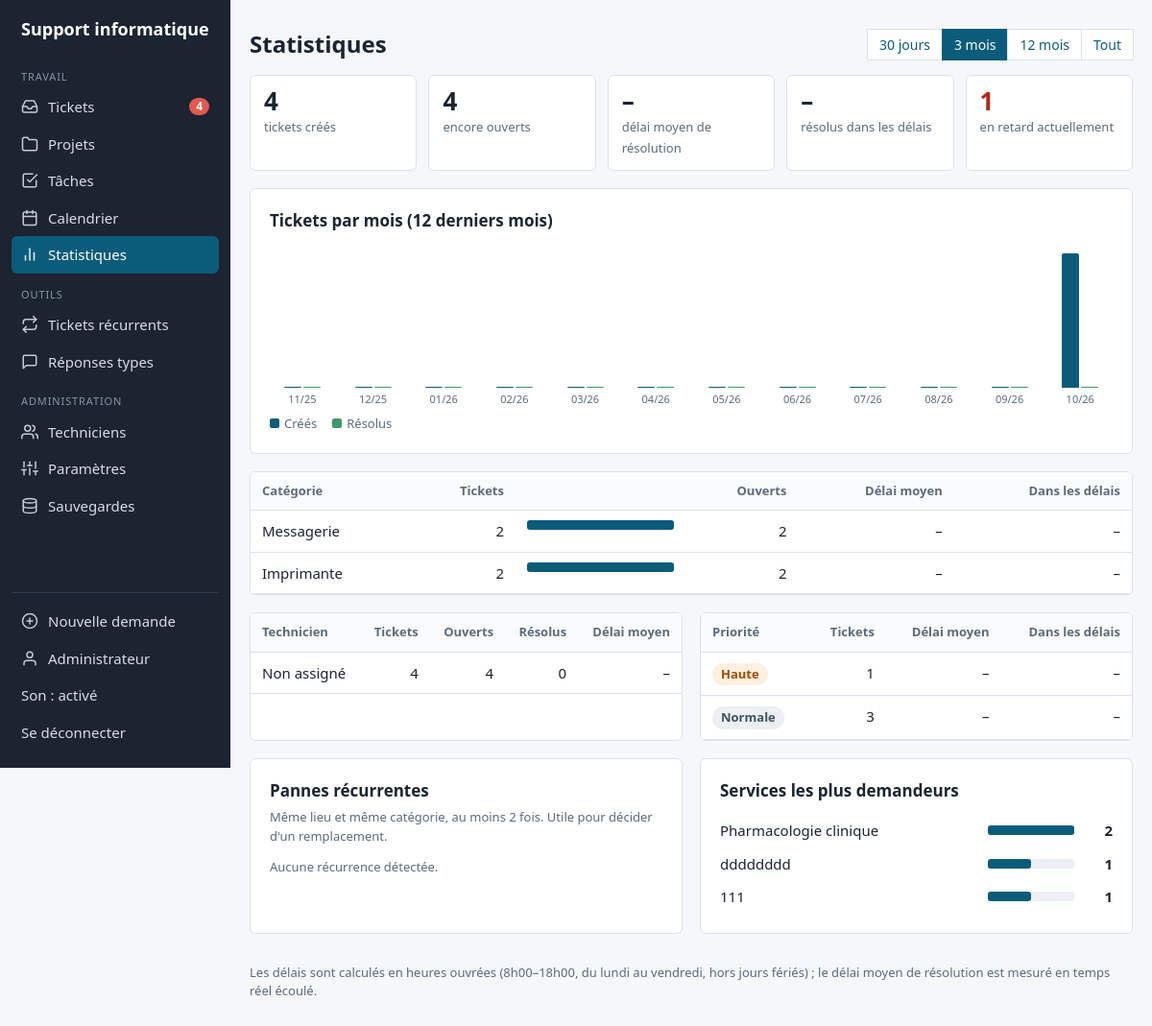
The page /admin/stats (signed in) on the database its author committed.
### tables this page shows
CREATE TABLE users (
    id INTEGER PRIMARY KEY AUTOINCREMENT,
    username TEXT UNIQUE NOT NULL,
    name TEXT NOT NULL,
    password_hash TEXT NOT NULL,
    role TEXT NOT NULL DEFAULT 'tech',
    email TEXT NOT NULL DEFAULT '',
    notify INTEGER NOT NULL DEFAULT 1,
    digest INTEGER NOT NULL DEFAULT 1
);

CREATE TABLE tickets (
    id INTEGER PRIMARY KEY AUTOINCREMENT,
    token TEXT UNIQUE NOT NULL,
    title TEXT NOT NULL,
    requester_name TEXT NOT NULL,
    requester_email TEXT,
    department TEXT,
    location TEXT,
    category TEXT NOT NULL,
    priority TEXT NOT NULL DEFAULT 'Normale',
    description TEXT NOT NULL,
    status TEXT NOT NULL DEFAULT 'Nouveau',
    assignee_id INTEGER REFERENCES users(id),
    created_at TEXT NOT NULL,
    updated_at TEXT NOT NULL,
    closed_at TEXT,
    due_at TEXT,
    paused_at TEXT,
    paused_secs INTEGER NOT NULL DEFAULT 0,
    source TEXT NOT NULL DEFAULT 'web',
    project_id INTEGER,
    remind_state TEXT
, channel TEXT NOT NULL DEFAULT '', created_by INTEGER, glpi_id INTEGER, glpi_sent_at TEXT, glpi_error TEXT);

### tickets_it/routes/tickets.py (the view)
@app.route("/admin/stats")
@login_required()
def stats_page():
    db = get_db()
    p = request.args.get("p", "90")
    days = int(p) if p in ("30", "90", "365") else 0
    W, args = ("WHERE created_at >= ?", [(datetime.now() - timedelta(days=days)).strftime("%Y-%m-%d")]) if days else ("WHERE 1=1", [])
    AVG = "AVG(CASE WHEN closed_at IS NOT NULL THEN (julianday(closed_at)-julianday(created_at))*24 END)"
    SLA_OK = "SUM(CASE WHEN closed_at IS NOT NULL AND due_at IS NOT NULL AND closed_at<=due_at THEN 1 ELSE 0 END)"
    CLOSED = "SUM(CASE WHEN closed_at IS NOT NULL THEN 1 ELSE 0 END)"
    OPEN = f"SUM(CASE WHEN status IN {OUVERTS_SQL} THEN 1 ELSE 0 END)"
    def rows(group_sql, extra=""):
        return db.execute(f"SELECT {group_sql} AS label, COUNT(*) AS n, {OPEN} AS open, {CLOSED} AS closed, "
                          f"{SLA_OK} AS sla_ok, {AVG} AS avg_h FROM tickets {W} {extra}", args).fetchall()
    total = rows("'Total'")[0]
    by_cat = rows("category", "GROUP BY category ORDER BY n DESC")
    by_prio = rows("priority", f"GROUP BY priority ORDER BY {prio_rank_sql('priority')}")
    by_dept = db.execute(f"SELECT department AS label, COUNT(*) AS n FROM tickets {W} AND department<>'' AND source<>'planifie' "
                         "GROUP BY lower(department) ORDER BY n DESC LIMIT 8", args).fetchall()
    by_tech = db.execute(f"SELECT COALESCE(u.name,'Non assigné') AS label, COUNT(*) AS n, "
                         f"SUM(CASE WHEN t.status IN {OUVERTS_SQL} THEN 1 ELSE 0 END) AS open, "
                         "SUM(CASE WHEN t.closed_at IS NOT NULL THEN 1 ELSE 0 END) AS closed, "
                         "AVG(CASE WHEN t.closed_at IS NOT NULL THEN (julianday(t.closed_at)-julianday(t.created_at))*24 END) AS avg_h "
                         f"FROM tickets t LEFT JOIN users u ON u.id=t.assignee_id {W.replace('created_at', 't.created_at')} "
                         "GROUP BY u.id ORDER BY n DESC", args).fetchall()
    recurrent = db.execute(f"SELECT MIN(location) AS location, category, COUNT(*) AS n FROM tickets {W} AND location<>'' "
                           "AND source<>'planifie' GROUP BY lower(trim(location)), category HAVING n>=2 ORDER BY n DESC LIMIT 8", args).fetchall()
    created_m = {r[0]: r[1] for r in db.execute("SELECT strftime('%Y-%m', created_at), COUNT(*) FROM tickets GROUP BY 1")}
    closed_m = {r[0]: r[1] for r in db.execute("SELECT strftime('%Y-%m', closed_at), COUNT(*) FROM tickets WHERE closed_at IS NOT NULL GROUP BY 1")}
    months, y, m = [], datetime.now().year, datetime.now().month
    for _ in range(12):
        key = f"{y}-{m:02d}"
        months.append({"label": f"{m:02d}/{str(y)[2:]}", "created": created_m.get(key, 0), "closed": closed_m.get(key, 0)})
        m -= 1
        if m == 0:
            m, y = 12, y - 1
    months.reverse()
    late = db.execute("SELECT COUNT(*) FROM tickets WHERE status IN ('Nouveau','En cours') AND due_at < ?", (now(),)).fetchone()[0]
    return render_template("stats.html", p=p, total=total, by_cat=by_cat, by_prio=by_prio, by_dept=by_dept,
                                  by_tech=by_tech, recurrent=recurrent, months=months, late=late,
                                  mx_month=max([1] + [x["created"] for x in months] + [x["closed"] for x in months]))

### tickets_it/templates/stats.html
{% extends 'base.html' %}{% block title %}Statistiques{% endblock %}
{% macro bar(n, mx) %}<div class="bar"><i style="width:{{ (100*n/mx)|round if mx else 0 }}%"></i></div>{% endmacro %}
{% macro pct(ok, closed) %}{{ ((100*ok/closed)|round|int ~ ' %') if closed else '–' }}{% endmacro %}
{% block content %}
<div style="display:flex;justify-content:space-between;align-items:center;gap:12px;flex-wrap:wrap;margin-bottom:14px">
<h1 style="margin:0">Statistiques</h1>
<div class="seg">{% for v, l in [('30','30 jours'),('90','3 mois'),('365','12 mois'),('0','Tout')] %}<a href="?p={{ v }}" class="{{ 'on' if p==v or (p not in ['30','90','365','0'] and v=='90') }}">{{ l }}</a>{% endfor %}</div></div>
<div class="stats">
 <div class="stat"><b>{{ total['n'] }}</b><span>tickets créés</span></div>
 <div class="stat"><b>{{ total['open'] or 0 }}</b><span>encore ouverts</span></div>
 <div class="stat"><b>{{ total['avg_h']|hfmt }}</b><span>délai moyen de résolution</span></div>
 <div class="stat"><b>{{ pct(total['sla_ok'] or 0, total['closed'] or 0) }}</b><span>résolus dans les délais</span></div>
 <div class="stat {{ 'alert' if late }}"><b>{{ late }}</b><span>en retard actuellement</span></div>
</div>
<div class="panel"><h2>Tickets par mois (12 derniers mois)</h2>
<div class="chart">{% for m in months %}<div class="col"><div class="pair">
 <i title="{{ m.created }} créés" style="height:{{ (100*m.created/mx_month)|round }}%"></i><i class="c2" title="{{ m.closed }} résolus" style="height:{{ (100*m.closed/mx_month)|round }}%"></i></div><small>{{ m.label }}</small></div>{% endfor %}</div>
<div class="legend"><span><i></i>Créés</span><span><i class="c2"></i>Résolus</span></div></div>
<div class="panel tablewrap" style="padding:0"><table><thead><tr><th>Catégorie</th><th class="num">Tickets</th><th></th><th class="num">Ouverts</th><th class="num">Délai moyen</th><th class="num">Dans les délais</th></tr></thead><tbody>
{% set mx = by_cat[0]['n'] if by_cat else 0 %}
{% for r in by_cat %}<tr><td>{{ r['label'] }}</td><td class="num">{{ r['n'] }}</td><td>{{ bar(r['n'], mx) }}</td><td class="num">{{ r['open'] or 0 }}</td><td class="num">{{ r['avg_h']|hfmt }}</td><td class="num">{{ pct(r['sla_ok'] or 0, r['closed'] or 0) }}</td></tr>
{% else %}<tr><td colspan="6" class="empty">Aucune donnée sur cette période.</td></tr>{% endfor %}</tbody></table></div>
<div class="cols2">
<div class="panel tablewrap" style="padding:0"><table><thead><tr><th>Technicien</th><th class="num">Tickets</th><th class="num">Ouverts</th><th class="num">Résolus</th><th class="num">Délai moyen</th></tr></thead><tbody>
{% for r in by_tech %}<tr><td>{{ r['label'] }}</td><td class="num">{{ r['n'] }}</td><td class="num">{{ r['open'] or 0 }}</td><td class="num">{{ r['closed'] or 0 }}</td><td class="num">{{ r['avg_h']|hfmt }}</td></tr>
{% else %}<tr><td colspan="5" class="empty">Aucune donnée.</td></tr>{% endfor %}</tbody></table></div>
<div class="panel tablewrap" style="padding:0"><table><thead><tr><th>Priorité</th><th class="num">Tickets</th><th class="num">Délai moyen</th><th class="num">Dans les délais</th></tr></thead><tbody>
{% for r in by_prio %}<tr><td><span class="badge {{ prio_cls(r['label']) }}">{{ r['label'] }}</span></td><td class="num">{{ r['n'] }}</td><td class="num">{{ r['avg_h']|hfmt }}</td><td class="num">{{ pct(r['sla_ok'] or 0, r['closed'] or 0) }}</td></tr>
{% else %}<tr><td colspan="4" class="empty">Aucune donnée.</td></tr>{% endfor %}</tbody></table></div>
</div>
<div class="cols2">
<div class="panel"><h2>Pannes récurrentes</h2><p class="meta" style="margin-top:-6px">Même lieu et même catégorie, au moins 2 fois. Utile pour décider d'un remplacement.</p>
{% for r in recurrent %}<div style="display:flex;justify-content:space-between;gap:10px;padding:6px 0;border-bottom:1px solid var(--line)"><span>{{ r['location'] }} · {{ r['category'] }}</span><b>{{ r['n'] }}×</b></div>
{% else %}<p class="meta">Aucune récurrence détectée.</p>{% endfor %}</div>
<div class="panel"><h2>Services les plus demandeurs</h2>
{% set mxd = by_dept[0]['n'] if by_dept else 0 %}
{% for r in by_dept %}<div style="display:grid;grid-template-columns:1fr 90px 30px;gap:10px;align-items:center;padding:6px 0"><span>{{ r['label'] }}</span>{{ bar(r['n'], mxd) }}<b style="text-align:right">{{ r['n'] }}</b></div>
{% else %}<p class="meta">Renseignez le service dans le formulaire pour alimenter ce classement.</p>{% endfor %}</div>
</div>
<p class="meta">Les délais sont calculés en heures ouvrées ({{ work_txt }}) ; le délai moyen de résolution est mesuré en temps réel écoulé.</p>
{% endblock %}

### tickets_it/templates/base.html (shortened to what this page needs)
<!doctype html>
<html lang="fr"><head>
<style>:root{--brand:{{ brand }};--brand-d:{{ brand_dark }}}</style></head><body>
{% from 'macros.html' import ico %}
{% macro navlink(endpoint, label, icon, also=[], count=0) %}{% set on = request.endpoint == endpoint or request.endpoint in also %}<a href="{{ url_for(endpoint) }}" class="{{ 'on' if on }}"{% if on %} aria-current="page"{% endif %}>{{ ico(icon) }}<span>{{ label }}</span>{% if count %}<b class="cnt" title="{{ count }} à traiter">{{ count }}</b>{% endif %}</a>{% endmacro %}
{% if g.user %}
<div class="shell">
<aside class="side" id="side" aria-label="Navigation principale">
 <a class="brand" href="{{ url_for('admin') }}">{% if logo_url %}<img class="logo" src="{{ logo_url }}" alt="">{% endif %}{{ app_name }}</a>
 <nav>
  <div class="grp">Travail</div>
  {{ navlink('admin', 'Tickets', 'tickets', ['admin_ticket'], nav.tickets) }}
  {{ navlink('projects_board', 'Projets', 'projets', ['project_detail','project_new'], nav.projets) }}
  {{ navlink('tasks_page', 'Tâches', 'taches', [], nav.taches) }}
  {{ navlink('calendar_page', 'Calendrier', 'calendrier') }}
  {{ navlink('stats_page', 'Statistiques', 'stats') }}
  <div class="grp">Outils</div>
  {{ navlink('recurring_page', 'Tickets récurrents', 'recurrents') }}
  {{ navlink('replies_page', 'Réponses types', 'reponses') }}
  {% if g.user['role']=='admin' %}
  <div class="grp">Administration</div>
  {{ navlink('users', 'Techniciens', 'users') }}
  {{ navlink('settings_page', 'Paramètres', 'settings') }}
  {{ navlink('backups_page', 'Sauvegardes', 'backup', ['backup_download']) }}
  {% endif %}
 </nav>
 <div class="foot">
  {{ navlink('nouveau', 'Nouvelle demande', 'plus') }}
  {{ navlink('account', g.user['name'], 'user') }}
  <button type="button" id="soundbtn" title="Son d'alerte à chaque nouveau ticket"></button>
  <form method="post" action="{{ url_for('logout') }}"><input type="hidden" name="csrf" value="{{ csrf_token() }}"><button>Se déconnecter</button></form>
 </div>
</aside>
<div class="content">
{% endif %}
<main class="{% block mainclass %}{% endblock %}">
{% block content %}{% endblock %}
</main>
{% if g.user %}</div></div>{% endif %}
</body></html>

### rows shown on the page
users: name "Administrateur"
tickets: label "Non assigné", n "4", id "4", paused_secs "0", avg_h|hfmt "–"
tickets: label "Haute", n "1", avg_h|hfmt "–", value "–", label "Pharmacologie clinique", {{ (100*n/mx)|round if mx else 0 }} 100.0 (drawn), n "2"

### other values the page prints
{{ app_name }} "Support informatique"
{{ label }} "Tickets Projets Tâches Calendrier Statistiques Tickets récurrents Réponses types Techniciens Paramètres Sauvegardes Nouvelle demande"
{{ count }} "4"
{{ l }} "30 jours" "3 mois" "12 mois" "Tout"
{{ total['n'] }} "4"
{{ total['open'] or 0 }} "4"
{{ total['avg_h']|hfmt }} "–"
{{ ((100*ok/closed)|round|int ~ ' %') if closed else '–' }} "–" "–" "–" "–"
{{ late }} "1"
{{ m.label }} "11/25" "12/25" "01/26" "02/26" "03/26" "04/26" "05/26" "06/26" "07/26" "08/26" "09/26" "10/26"
{{ r['label'] }} "Messagerie" "Imprimante"
{{ r['n'] }} "2" "2"
{{ r['open'] or 0 }} "2" "2"
{{ r['avg_h']|hfmt }} "–" "–"
{{ r['label'] }} "Normale"
